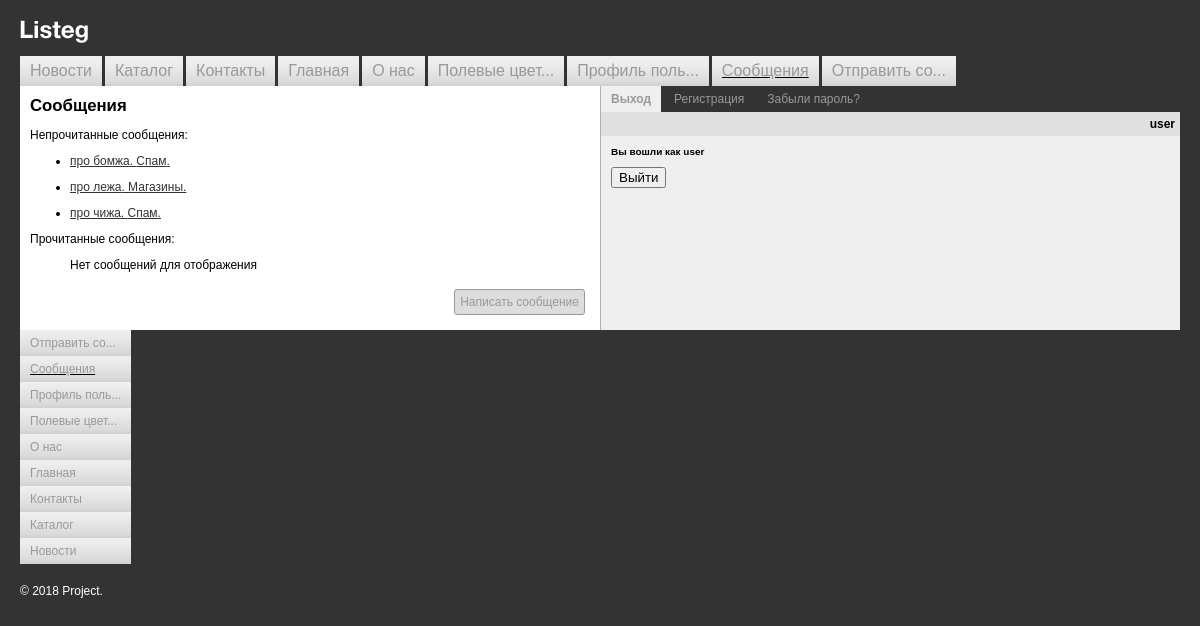
Page /posts/ (signed in) on the committed database.
### tables this page shows
CREATE TABLE `messages` (
  `id` int(11) NOT NULL AUTO_INCREMENT,
  `title` varchar(255) NOT NULL,
  `content` text NOT NULL,
  `unread` tinyint(1) NOT NULL,
  `topic_id` int(11) NOT NULL,
  `sent` timestamp NOT NULL DEFAULT CURRENT_TIMESTAMP,
  `sender_id` int(11) NOT NULL,
  `recipient_id` int(11) NOT NULL,
  PRIMARY KEY (`id`),
  UNIQUE KEY `id_UNIQUE` (`id`),
  KEY `topic_id_z_idx` (`topic_id`),
  KEY `sender_id_z_idx` (`sender_id`),
  KEY `recipient_id_z_idx` (`recipient_id`),
  CONSTRAINT `recipient_id_z` FOREIGN KEY (`recipient_id`) REFERENCES `users` (`id`) ON DELETE CASCADE ON UPDATE CASCADE,
  CONSTRAINT `sender_id_z` FOREIGN KEY (`sender_id`) REFERENCES `users` (`id`) ON DELETE CASCADE ON UPDATE CASCADE,
  CONSTRAINT `topic_id_z` FOREIGN KEY (`topic_id`) REFERENCES `topics` (`id`) ON DELETE CASCADE ON UPDATE CASCADE
);

CREATE TABLE `topics` (
  `id` int(11) NOT NULL AUTO_INCREMENT,
  `topic` varchar(255) NOT NULL,
  `color_id` int(11) NOT NULL,
  `created` timestamp NOT NULL DEFAULT CURRENT_TIMESTAMP,
  `creator_id` int(11) NOT NULL,
  `parent_id` int(11) NOT NULL,
  PRIMARY KEY (`id`),
  UNIQUE KEY `id_UNIQUE` (`id`),
  KEY `color_id_z_idx` (`color_id`),
  KEY `creator_id_z_idx` (`creator_id`),
  CONSTRAINT `color_id_z` FOREIGN KEY (`color_id`) REFERENCES `colors` (`id`) ON DELETE CASCADE ON UPDATE CASCADE,
  CONSTRAINT `creator_id_z` FOREIGN KEY (`creator_id`) REFERENCES `users` (`id`) ON DELETE CASCADE ON UPDATE CASCADE
);

### index.php (called while the page is built)
<?php include($_SERVER['DOCUMENT_ROOT'] . '/template/parts/header.php');?>
<?php include($_SERVER['DOCUMENT_ROOT'] . '/template/parts/footer.php');?>

### include/functions.php (called while the page is built, shortened)
<?php
function shortString($string, $length = 15)
{
    return mb_strimwidth($string, 0, $length, "...");
}
function checkItem($itemPath)
{
    return parse_url($_SERVER['REQUEST_URI'], PHP_URL_PATH) === $itemPath;
}
function createMenu($items, $sortBy, $ulClass = 'main-menu')
{
    uasort($items, $sortBy);
    include($_SERVER['DOCUMENT_ROOT'] . '/template/parts/main_menu_ul.php');
}
function pageTitle($items)
{
    foreach ($items as $item) {
        if (checkItem($item['path'])) {
            return $item;
        }
    }
    return false;
}
function showFileName($path)
{
    if ($path == '/') {
        return 'main.php';
    } else {
        $name = explode('/', $path);
        array_pop($name);
        $name = array_pop($name) . '.php';
        return $name;
    }
}
function doQuery($sql)
{
    if (mysqli_connect_errno()) {
        echo mysqli_connect_error();
    } else {
        $result = mysqli_query(connectDB(), $sql);
        return $result;
    }
}
function connectDB($dbname = 'taskmandb')
{
    $host = 'localhost';
    $user = 'mysql';
    $password = '';
    static $db = null;
    if (null === $db) {
       $db = mysqli_connect($host, $user, $password, $dbname);
    }
    return $db;
}
function collectData($sql)
{
    $result = doQuery($sql);
    $collectedData = mysqli_fetch_all($result, MYSQLI_ASSOC);
    return $collectedData;
}
function isWriter()
{
    foreach ($_SESSION['groups'] as $value) {
        if (array_search('writer', $value)){
            return true;
        }
    }
    return false;
}
function cleanData($dirtyData)
{
    $clean = htmlspecialchars($dirtyData);
    $clean = mysqli_real_escape_string(connectDB(), $clean);
    return $clean;
}
function getUnreadMessages($userId)
{
    $sql = "SELECT messages.id, messages.title, topics.topic FROM messages
        LEFT JOIN topics ON messages.topic_id = topics.id
        WHERE messages.recipient_id = ('$userId') AND messages.unread = '1';";
    return collectData($sql);
}

### include/main_menu.php (called while the page is built)
<?php
$mainMenu = [
    [
        'title' => 'Главная',
        'path' => '/',
        'sort' => 4,
        'private' => false,
    ],
    [
        'title' => 'О нас',
        'path' => '/route/about_us/',
        'sort' => 5,
        'private' => false,
    ],
    [
        'title' => 'Контакты',
        'path' => '/route/contacts/',
        'sort' => 3,
        'private' => false,
    ],
    [
        'title' => 'Новости',
        'path' => '/route/news/',
        'sort' => 1,
        'private' => false,
    ],
    [
        'title' => 'Каталог',
        'path' => '/route/catalog/',
        'sort' => 2,
        'private' => false,
    ],
    [
        'title' => 'Полевые цветы в качестве дорожного покрытия',
        'path' => '/route/wild_flowers/',
        'sort' => 6,
        'private' => false,
    ],
    [
        'title' => 'Профиль пользователя',
        'path' => '/route/user_profile/',
        'sort' => 7,
        'private' => true,
    ],
    [
        'title' => 'Сообщения',
        'path' => '/posts/',
        'sort' => 8,
        'private' => true,
    ],
    [
        'title' => 'Отправить сообщения',
        'path' => '/posts/add/',
        'sort' => 9,
        'private' => true,
    ],
    [
        'title' => 'Просмотр сообщения',
        'path' => '/posts/view_message/',
        'sort' => 10,
        'private' => true,
    ],
];

### template/content/posts.php (the view, shortened to what this page needs)
<?php if (isWriter()) :?>
    <p>Непрочитанные сообщения:</p>
    <ul>
    <?php if (!empty($unreadMessages)) :?>
        <?php foreach ($unreadMessages as $value) :?>
            <li class="profile_user">
                <?php $messageId = array_shift($value);?>
                <p><a href="/posts/view_message/?mes_id=<?= $messageId;?>">
            <?php foreach ($value as $subKey => $subValue) :?>
                <?= $subValue . '. ';?>
            <?php endforeach;?>
                </a></p>
            </li>
        <?php endforeach;?>
    <?php else :?>
        <p>Нет сообщений для отображения</p>
    <?php endif;?>
    </ul>
    <p>Прочитанные сообщения:</p>
    <ul>
    <?php if (!empty($readMessages)) :?>
        <?php foreach ($readMessages as $value) :?>
            <li class="profile_user">
                <?php $messageId = array_shift($value);?>
                <p><a href="/posts/view_message/?mes_id=<?= $messageId;?>">
            <?php foreach ($value as $subKey => $subValue) :?>
                <?= $subValue . '. ';?>
            <?php endforeach;?>
                </a></p>
            </li>
        <?php endforeach;?>
    <?php else :?>
        <p>Нет сообщений для отображения</p>
    <?php endif;?>
    </ul>
    <div class = "button">
        <a href="/posts/add/">Написать сообщение</a>
    </div>
<?php else :?>
    <p>Вы сможете отправлять сообщения после прохождения модерации</p>
<?php endif;?>

### template/parts/header.php (shortened to what this page needs)
<?php
include($_SERVER['DOCUMENT_ROOT'] . '/include/main_menu.php');
include($_SERVER['DOCUMENT_ROOT'] . '/include/functions.php');
$sessionName = session_name();
$cookSessID = session_id();
$successLogin = null;
$getLoginValue = $_GET['login'] ?? '';
$getLoginValue = htmlspecialchars($getLoginValue);
$name = $_POST['login'] ?? '';
$name = $_COOKIE['loginCookie'] ?? $name;
$name = cleanData($name);
$userName = $_COOKIE['loginCookie'] ?? 'Гость';
$userName = cleanData($userName);
$mes_id = requestMessssage();
$mes_id = cleanData($mes_id);
$currentItem = pageTitle($mainMenu);
$contentFile = showFileName($currentItem['path']);
if (isset($_SESSION['authorized'])) {
    $currentTime = time();
    if ($_SESSION['expire'] > $currentTime) {
        $successLogin = true;
        $userId = cleanData($_SESSION['user']['id']);
        if ($currentItem['path'] == '/posts/') {
            $unreadMessages = getUnreadMessages($userId);
        } elseif ($currentItem['path'] == '/posts/view_message/') {
            $oneMessage = getMessage($mes_id, $userId);
        }
    } else {
        deleteSession($sessionName, $cookSessID);
        $successLogin = null;
    }
} elseif (empty($_SESSION) && (!isset($_GET['login']) || $_GET['login'] != 'yes')) {
    $successLogin = null;
}
?>
<!DOCTYPE html>
<html>
<head>
    <link href="/styles.css" rel="stylesheet">
</head>
<body>
    <div class="header">
        <div class="logo"><img src="/i/logo.png" width="68" height="23" alt="Project"></div>
        <div class="clearfix"></div>
    </div>
    <div class="clear">
        <?php createMenu($mainMenu, 'cmp_function');?>
    </div>
    <table width="100%" border="0" cellspacing="0" cellpadding="0">
        <tr>
            <td class="left-collum-index">
            <?php switch ($currentItem['title']) :
                case false :?>
                <?php default:?>
                    <h1><?= $currentItem['title'];?></h1>
                    <?php include($_SERVER['DOCUMENT_ROOT'] . '/template/content/'. $contentFile);?>
                    <?php break;?>
            <?php endswitch;?>
            </td>
            <td class="right-collum-index">
                <div class="project-folders-menu">
                    <ul class="project-folders-v">
                        <li class="project-folders-v-active"><a href="/?login=yes">
                            <?= isset($_SESSION['authorized']) ? 'Выход' : 'Авторизация';?></a></li>
                        <li><a href="#">Регистрация</a></li>
                        <li><a href="#">Забыли пароль?</a></li>
                    </ul>
                <div class="clearfix"></div>
                </div>
                <div class="user-name">
                    <p><?= $userName;?></p>
                </div>
                <div class="index-auth">
                <?php if ($successLogin) :?>
                    <?php include($_SERVER['DOCUMENT_ROOT'] . '/template/info_message/success.php');?>
                <?php elseif ($successLogin === false) :?>
                    <?php include($_SERVER['DOCUMENT_ROOT'] . '/template/info_message/error.php');?>
                <?php endif;?>
                <?php if (isset($_SESSION['authorized'])) :?>
                    <?php include($_SERVER['DOCUMENT_ROOT'] . '/template/parts/logout_form.php');?>
                <?php else :?>
                    <?php if ($getLoginValue == 'yes') :?>
                        <?php include($_SERVER['DOCUMENT_ROOT'] . '/template/parts/login_form.php');?>
                    <?php endif;?>
                <?php endif;?>
                </div>
            </td>
        </tr>
    </table>

### template/parts/main_menu_ul.php
<ul class="<?= $ulClass; ?>">
    <?php foreach ($items as $item) :?>
    	<?php if ($item['path'] != '/posts/view_message/') :?>
	        <li class="<?= checkItem($item['path']) ? 'current-item' : ''; ?>">
	        	<a href="<?= $item['path']; ?>"><?= shortString($item['title']); ?></a>
	        </li>
	    <?php endif;?>
    <?php endforeach;?>
</ul>

### template/info_message/success.php
<h5>Вы вошли как <?= $name ?></h5>

### template/parts/logout_form.php
<form action="/?login=yes" method="post">
    <table width="100%" border="0" cellspacing="0" cellpadding="0">
        <tr>
            <td>
                <input type="submit" name="submit" value="Выйти">
            </td>
        </tr>
    </table>
</form>

### template/parts/footer.php (shortened to what this page needs)
    <div class="clearfix">
    </div>
    <div class="footer">&copy;&nbsp;<nobr>2018</nobr> Project.</div>
</body>
</html>

### styles.css (style rules this page uses)
body { background: #333333; padding: 20px; margin: 0; color: #000000; font-family: Arial, Helvetica, sans-serif; font-size: 12px; }
div { border: none; font-size: 1em; }
tr td { font-size: 1em; border: none; }
img { border: none; }
a { text-decoration: underline; color: #333; }
.header { padding: 0; margin: 0 0 10px 0; border: none; }
.logo { float: left; margin: 0 10px 0 0; padding: 0; border: none; }
.logo img { border: none; }
.main-menu { margin: 0; padding: 0; clear: both; font-size: 16px; }
.main-menu li { list-style: none; float: left; background: url(i/top-menu-bg.gif) bottom repeat-x #efefef; margin: 0 3px 0 0; padding: 0; }
.main-menu.bottom { float: left; font-size: 12px; }
.main-menu.bottom li { float: none; display: block; }
.main-menu li a { padding: 6px 10px; text-decoration: none; display: block; color: #999999; }
.current-item { text-decoration: underline; }
.clearfix::after { content: ""; display: table; clear: both; }
.left-collum-index { background: #ffffff; margin: 0; padding: 10px; width: 50%; vertical-align: top; }
.left-collum-index h1 { font-size: 1.4em; color: #000000; margin: 0 0 10px 0; }
.right-collum-index { background: #efefef; margin: 0; padding: 0; width: 50%; border-left: solid 1px #aeaeae; vertical-align: top; }
.right-collum-index h5 { color: #000000; margin: 0 0 10px 0; }
.footer { color: #ffffff; margin: 20px 0 0 0; padding: 0; }
.project-folders-menu { background: #333333; margin: 0 0 0px 0; padding: 0 10px 0 0; }
.project-folders-v { margin: 0; padding: 0; }
.project-folders-v li { list-style: none; float: left; background: #333333; margin: 0 3px 0 0; padding: 0; }
.project-folders-v li a { padding: 6px 10px; text-decoration: none; display: block; color: #999999; }
.project-folders-v-active span, .project-folders-v-active a { padding: 6px 10px; text-decoration: none; display: block; color: #333333; background: #efefef; font-weight: bold; }
.index-auth { margin: 0; padding: 0 10px 10px 10px; }
.user-name { margin-bottom: 10px; padding: 5px; background: #e0e0e0; }
.user-name p { margin: 0; text-align: right; font-weight: bold; }
.button a { float: right; margin: 5px; padding: 5px; text-decoration: none; display: block; background: #dddddd; color: #999999; border: solid 1px #999999; border-radius: 3px; }

### rows in the picture
messages: title "про бомжа", topic.topic "Спам"
messages: title "про лежа", topic.topic "Магазины"
messages: title "про чижа", topic.topic "Спам"

### other values in the picture
shortString($item['title']) "Новости"
shortString($item['title']) "Каталог"
shortString($item['title']) "Контакты"
shortString($item['title']) "Главная"
shortString($item['title']) "О нас"
shortString($item['title']) "Полевые цвет..."
shortString($item['title']) "Профиль поль..."
shortString($item['title']) "Сообщения"
shortString($item['title']) "Отправить со..."
$currentItem['title'] "Сообщения"
$userName "user"
$name "user"
